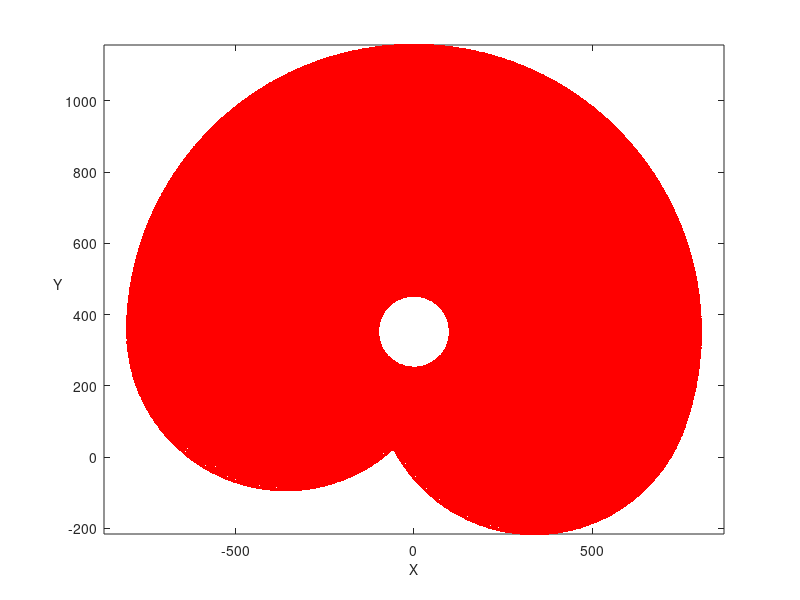

Reproduce this figure in MATLAB.
clear ; close all ; clc ;
%initialisation
OA = 352 ; AB = 360 ; BC = 360 ; CP = 85 ;

l1 = AB ; l2 = BC ; l3 = CP ;

theta1 = linspace(180,-20,100) ;
theta2 = linspace(150,-150,100) ;
theta3 = linspace(115,-115,100);

[THETA1 , THETA2 , THETA3] = meshgrid (theta1,theta2,theta3);%matrice comportant les angle

Bx = l1*cosd(THETA1);
By = OA + l1*sind(THETA1);
    
Cx = Bx + l2*cosd(THETA1 + THETA2);
Cy = By + l2*sind(THETA1 + THETA2);

X = Cx + l3*cosd(THETA1 + THETA2 + THETA3);
Y = Cy + l3*sind(THETA1 + THETA2 + THETA3);

data1 = [X(:) Y(:) THETA1(:)];
data2 = [X(:) Y(:) THETA2(:)];
data3 = [X(:) Y(:) THETA3(:)];

plot(X(:),Y(:),'r.')
axis equal;
xlabel('X','fontsize',10)
ylabel('Y','fontsize',10,'Rotation',0)%nom de axe verticale
